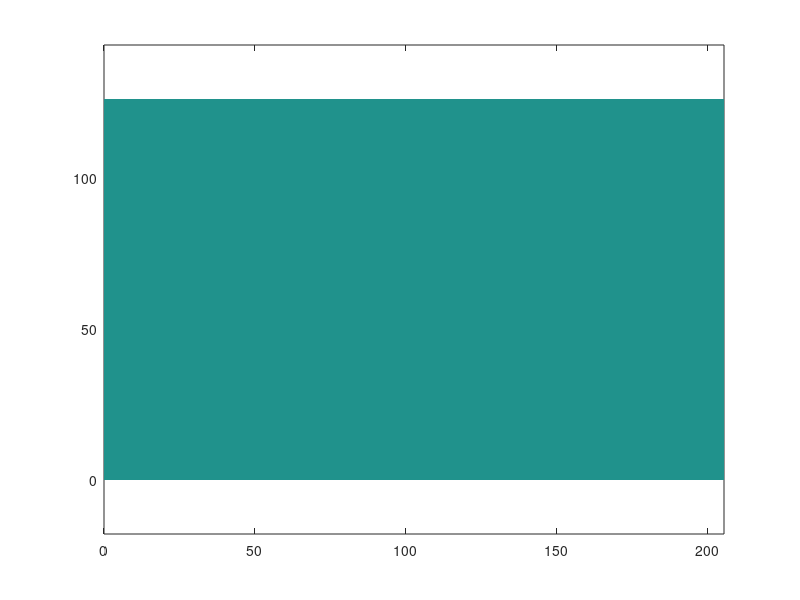

MATLAB code for this plot: (Note: this script raises an error after producing the figure.)
% constants.m %
% http://mt.seas.upenn.edu/Stuff/e/main.pdf %
% Wang, Jin, Khachaturyan, J. Appl. Phys. 92 (2002) 1351 %

clear;
global H0 volume0 mesh voxel0 S X0 K KS KK EpsAvg X
global hole
global Mu Nu Lambda DLambda DMu
global Sigma 
global Eps Eps0
global muo nuo lambdao alphao betao Epso
clear;

% Vitreloy1: Zr: 41.2 Be: 22.5 Ti: 13.8 Cu: 12.5 Ni: 10 in GPa %
E = 92.1;
nu = 0.387;

% Vitreloy105: Zr: 52.5 Ti: 5 Cu: 17.9 Ni: 14.6 Al:10 in GPa %
% Applied Physics Letters 81 (2002) 4739 %
E = 88.6;
nu = 0.371;

% for 2D %
nu = nu*2;
% 2D isotropic medium - not 3D %
mu = E/(2+2*nu);
lambda = E*nu/(1-nu^2);
alpha = (1+nu)/2;
beta  = nu;

% mesh = [256 128]; %
mesh = [128 64];
% mesh = [64 32]; %

VOXEL_HEIGHT_IN_NM = 2;
% supercell: in nm %
H0 = [(1+sqrt(5))/2 0 
      0 1] * mesh(2) * VOXEL_HEIGHT_IN_NM;
G0 = 2*pi*inv(H0)';

volume0 = abs(det(H0));
voxel0 = volume0;
for i = 1 : length(mesh)
  s{i} = 0 : 1/mesh(i) : 1-1/mesh(i)/2;
  voxel0 = voxel0 / mesh(i);
end;

[S{1},S{2}] = meshgrid(s{1},s{2});
X0{1} = S{1} * H0(1,1) + S{2} * H0(2,1);
X0{2} = S{1} * H0(1,2) + S{2} * H0(2,2);
K{1}  = (S{1}-round(S{1}))*mesh(1)*G0(1,1)+(S{2}-round(S{2}))*mesh(2)*G0(2,1);
K{2}  = (S{1}-round(S{1}))*mesh(1)*G0(1,2)+(S{2}-round(S{2}))*mesh(2)*G0(2,2);
K{3}  = sqrt(K{1}.^2 + K{2}.^2);
% maxK = max(max(K{3})) * 0.5; %
maxK = max(max(K{3}));
KS = (K{3} <= maxK);
K{3}(1,1) = 1;
K{1}  = K{1} ./ K{3};
K{1}(1,1) = 0;
K{2}  = K{2} ./ K{3};
K{2}(1,1) = 0;
% Voight: xx yy xy %
KK{1} = K{1} .* K{1};
KK{2} = K{2} .* K{2};
KK{3} = K{1} .* K{2};

hole = [
%     0.5 0.5   0.5 0.1  0.1 %
%     0.5 0.5   0.5 0.05  0.001 %
%     0.5 0.5   0.5 0.04  0.001 %
%     0.41 0.41 0.5 0.1  0.1 %
       ];

Nu = ones(mesh(2),mesh(1)) * nu;
Mu = ones(mesh(2),mesh(1)) * mu;
for n = 1 : size(hole,1),
  DS = S{1} - hole(n,1);
  DS1 = DS - round(DS);
  DS = S{2} - hole(n,2);
  DS2 = DS - round(DS);
  DX1 = DS1 * H0(1,1) + DS2 * H0(2,1);
  DX2 = DS1 * H0(1,2) + DS2 * H0(2,2);
  DR2 = DX1.^2 + DX2.^2;
  factor1to0 = 0.5 + tanh((DR2/hole(n,4)^2-1)/hole(n,5))/2;
  Mu = Mu .* factor1to0;
end;

figure(1); clf;
pcolor(X0{1}, X0{2}, Mu); shading flat; axis equal;
% 2D isotropic medium - not 3D %
Lambda = 2*Nu./(1-Nu) .* Mu;

muo = mu;
nuo = nu;
lambdao = lambda;
alphao = alpha;
betao = beta;
DLambda = lambdao - Lambda;
DMu     = muo     - Mu;

Eps0{1} = X0{1}*0;
Eps0{2} = X0{1}*0;
Eps0{3} = X0{1}*0;

EPSo = Eps0;
Eps = Eps0;
Epso = Eps0;


units;
T = 300;
kT = T * BOLZ * J_IN_EV;
trialfreq = voxel0 * 1e13;
Q0amp = 5;               % eV
OmegaF = voxel0 / 10;    % Magnitude of transformation volume

% strainrate = 10^2; %
% strainrate = 1; %
% strainrate = 1e-2; %
strainrate = 1e-4;
% strainrate = 1e-6; %
% strainrate = 1e-8; %
% 1/s %
